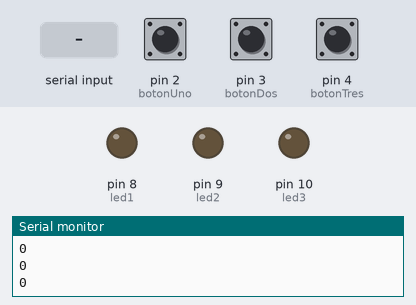
Recording of a sketch running on a simulated Arduino Uno, built with avr-gcc and run on an emulated ATmega328P. Parts: output pins drawn as LEDs (lit = HIGH), the last lines printed to the serial monitor. The inputs (shaded band) are chosen by the test bench; at power-on: pin 2 (botonUno) HIGH, pin 3 (botonDos) HIGH, pin 4 (botonTres) HIGH.

Above: at 1.2 s.
1.3 s: "1" received over Serial
At 2.1 s:
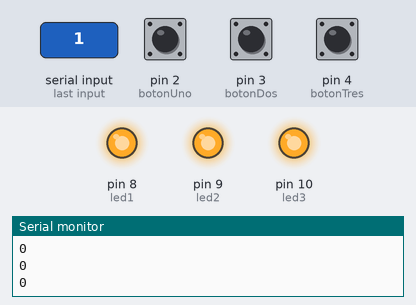
4.0 s: pin 2 (botonUno) pulled LOW for 0.15 s
At 5.2 s:
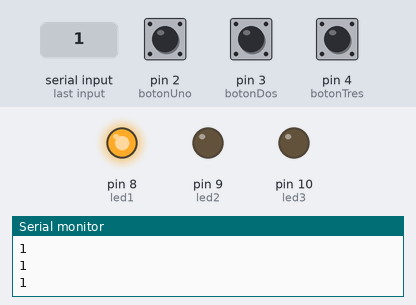
5.6 s: "0" received over Serial
At 7.6 s:
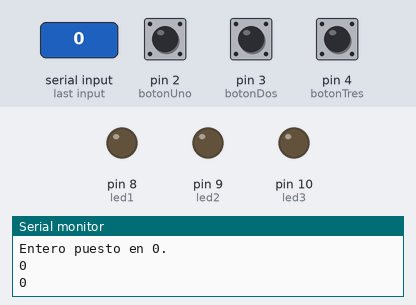
8.5 s: pin 3 (botonDos) pulled LOW for 0.15 s
At 9.7 s:
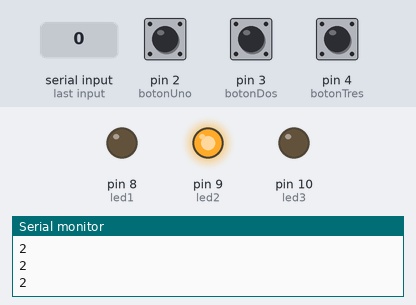
10.1 s: "2" received over Serial
At 12.2 s:
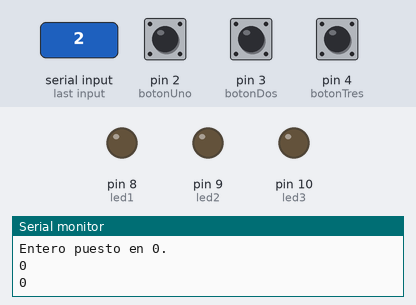
13.0 s: pin 4 (botonTres) pulled LOW for 0.15 s
At 13.4 s:
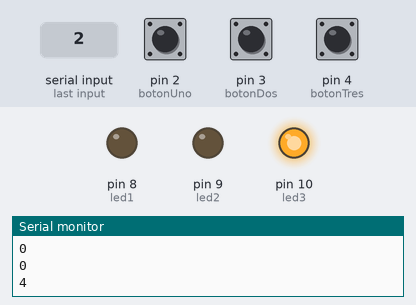
Timing chart, 0 to 15.6 s (numbered marks = the images above; inputs shaded):
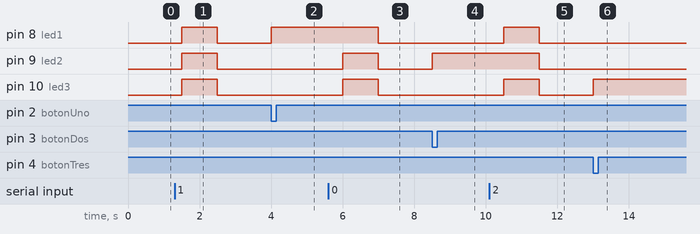

The sketch:

util.ino
```cpp
//Guía de Arduino

#include "util.h"
#include <Arduino.h>

unsigned int demoraDefault = 500;//Ejercicio 1-2
//Estos botones corresponden a cada entrada del ardu
const int botonUno = 2;
const int botonDos = 3;
const int botonTres = 4;

const int led1 = 8;
const int led2= 9;
const int led3= 10;

int estadoUno, estadoDos, estadoTres;
unsigned int enteroSerie = 0;

void setup() {
  Serial.begin(9600);
//pinMode(13, OUTPUT); //Ejercicio 1-2
  pinMode(led1, OUTPUT);
  pinMode(led2, OUTPUT);
  pinMode(led3, OUTPUT);

  pinMode(botonUno, INPUT_PULLUP);
  pinMode(botonDos, INPUT_PULLUP);
  pinMode(botonTres, INPUT_PULLUP);

 }

void loop() {
/* Ejercicio 1-2
 *
  digitalToggle(13);
  unsigned int retardo = demoraLED();
  if (retardo == 0) {
    retardo = demoraDefault;
  }
  delay(retardo);
  */
  estadoUno = digitalRead(botonUno);
  estadoDos = digitalRead(botonDos);
  estadoTres = digitalRead(botonTres);

  enteroSerie |= (estadoUno == LOW) << 0;
  enteroSerie |= (estadoDos == LOW) << 1;
  enteroSerie |= (estadoTres == LOW) << 2;

  if (Serial.available()){
    Serial.read();
    enteroSerie = 0;
  	digitalWrite(led1, 1);
    digitalWrite(led2, 1);
    digitalWrite(led3, 1);
    delay(1000);
 	digitalToggle(led1);
    digitalToggle(led2);
    digitalToggle(led3);
    Serial.println("Entero puesto en 0.");
  }

  if (enteroSerie == 1){
	digitalWrite(led1, 1);
    digitalWrite(led2, 0);
    digitalWrite(led3, 0);
  }

  if (enteroSerie == 2) {
  	digitalWrite(led1, 0);
    digitalWrite(led2, 1);
    digitalWrite(led3, 0);
  }

    if (enteroSerie == 4) {
  	digitalWrite(led1, 0);
    digitalWrite(led2, 0);
    digitalWrite(led3, 1);
  }


  Serial.println(enteroSerie);
  delay(demoraDefault);
}
```

util.cpp
```cpp
#include "util.h"
#include <Arduino.h>

void digitalToggle (int pin) {
    int estadoActual = digitalRead(pin);
    digitalWrite(pin, !estadoActual);
}
```

util.h
```cpp
#ifndef UTIL_H
#define UTIL_H

void digitalToggle (int);
unsigned int demoraLED (void);

#endif
```

Measured:
- after the input at 1.3 s, pin 8 (led1), pin 9 (led2), pin 10 (led3): LOW → HIGH after 0.20 s, → LOW 1.0 s later
- after the input at 4.0 s, pin 8 (led1): LOW → HIGH at once
- after the input at 5.6 s, pin 8 (led1): HIGH → LOW after 1.4 s; pin 9 (led2), pin 10 (led3): LOW → HIGH after 0.40 s, → LOW 1.0 s later
- after the input at 8.5 s, pin 9 (led2): LOW → HIGH at once
- after the input at 10.1 s, pin 8 (led1), pin 10 (led3): LOW → HIGH after 0.40 s, → LOW 1.0 s later; pin 9 (led2): HIGH → LOW after 1.4 s
- after the input at 13.0 s, pin 10 (led3): LOW → HIGH at once
